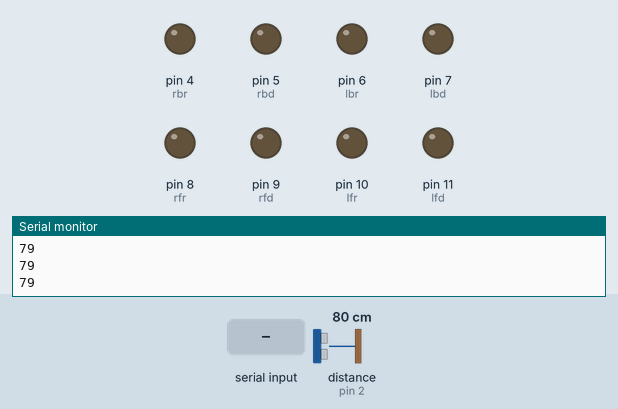
A sketch run on a simulated Arduino Uno, built with avr-gcc and run on an emulated ATmega328P. On the bench: output pins drawn as LEDs (lit = HIGH), the last lines printed to the serial monitor. Wiring (inferred from the names in the program): ultrasonic range finder: trigger pin 3; echo pin 2. Dashed ring = blinking. The test bench sets the inputs (shaded band); at power-on: distance to the obstacle (sensor on pin 2) 80 cm. The echo pulse lasts 58.3 µs per cm; random numbers use the default seed unless the sketch sets one; pins used as bus, display or sensor lines are not drawn.

Above: at 1.2 s.
1.3 s: distance to the obstacle (sensor on pin 2) set to 35 cm
2.8 s: distance to the obstacle (sensor on pin 2) set to 28 cm
At 5.0 s:
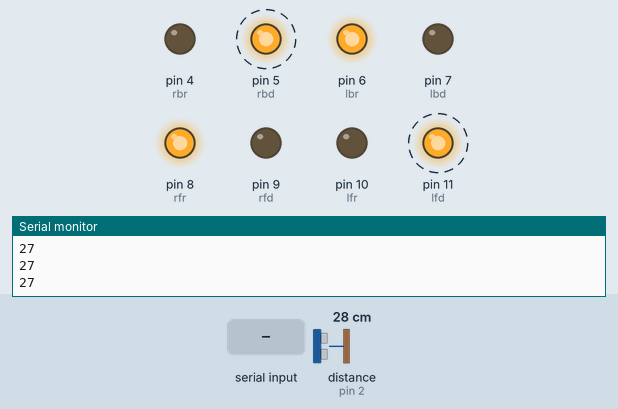
5.8 s: distance to the obstacle (sensor on pin 2) set to 60 cm
7.6 s: "1" received over the second serial link
At 8.0 s:
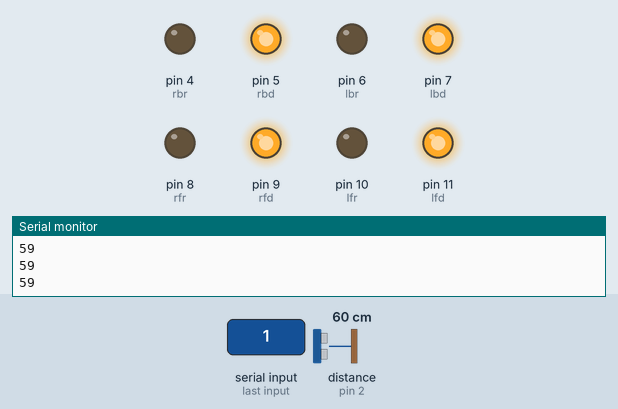
9.6 s: distance to the obstacle (sensor on pin 2) set to 2 cm
At 9.77 s:
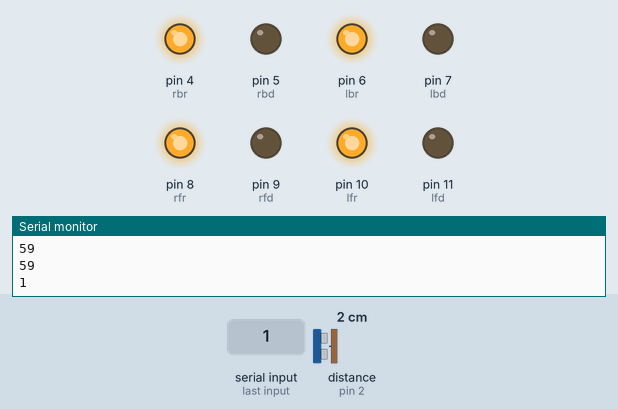
Timing chart, 0 to 13.6 s (numbered marks = the images above; inputs shaded):
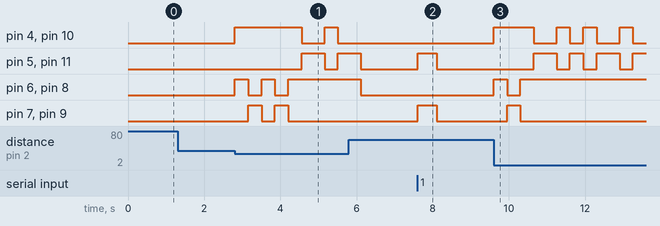

Measured:
- the behaviour switches between 32 and 31 cm on distance to the obstacle (sensor on pin 2) (found by bisection; images 0 and 1)
- after the input at 2.8 s, pin 4 (rbr): LOW → HIGH at once, → LOW 1.8 s later, → HIGH 0.60 s later, → LOW 0.35 s later; pin 5 (rbd): LOW → HIGH after 1.8 s, → LOW 0.60 s later, → HIGH 0.35 s later
- after the input at 7.6 s, pin 5 (rbd), pin 7 (lbd), pin 9 (rfd), pin 11 (lfd): LOW → HIGH at once, → LOW 0.50 s later
- after the input at 9.6 s, pin 4 (rbr): LOW → HIGH at once, → LOW 1.1 s later, → HIGH 0.60 s later, → LOW 0.35 s later, … (8 changes in this stretch); pin 5 (rbd): goes HIGH 0.60 s, LOW 0.35 s, HIGH 0.35 s, LOW 0.35 s, HIGH 0.60 s, LOW 0.35 s, then HIGH, starting after 1.1 s

The sketch:

car.ino
```cpp
#include <SoftwareSerial.h>
SoftwareSerial frankenstein(0,1);

#define rbr 4 //sağ arka geri
#define rbd 5 //sağ arka ileri
#define lbr 6 //sol arka geri
#define lbd 7 // sol arka ileri

#define rfr 8 //sağ ön geri
#define rfd 9 //sağ ön ileri
#define lfr 10 //sol ön geri
#define lfd 11 //sol ön ileri

#define echoPin 2
#define trigPin 3

long duration, distance;

int maximumRange = 40;
int minimumRange = 0;
int randomNumber = 0;

void setup()
{
  pinMode(trigPin, OUTPUT);
  pinMode(echoPin, INPUT);

  Serial.begin(9600);
  frankenstein.begin(9600);

  pinMode(rbr, OUTPUT);  //Tüm pinlerden güç çıkışı olacağı için OUTPUT olarak ayarladık.
  pinMode(rbd, OUTPUT);
  pinMode(lbr, OUTPUT);
  pinMode(lbd, OUTPUT);
  pinMode(rfr, OUTPUT);
  pinMode(rfd, OUTPUT);
  pinMode(lfr, OUTPUT);
  pinMode(lfd, OUTPUT);

}

void loop()
{
  digitalWrite(trigPin,LOW);
  delayMicroseconds(2);
  digitalWrite(trigPin,HIGH);
  delayMicroseconds(10);
  digitalWrite(trigPin,LOW);
  duration = pulseIn(echoPin, HIGH);
  distance = duration / 58.2;

  Serial.println(distance);

  if (distance <= 30 and distance>0)
  {
    geri();
    delay(350);
    randomNumber = random(3);
    if (randomNumber == 1)
    {
      sag();
      delay(350);
      dur();
    }
    else if (randomNumber == 2)
    {
      ters();
    }
    else
    {
      sol();
      delay(350);
      dur();
    }
    dur();
  }
  else
  {
    if (frankenstein.available())
    {
        char data = frankenstein.read();
        if(data=='1')
        {
          ileri();
          delay(500);
          dur();
          kontrol();
        }
        else if (data=='2')
        {
          geri();
          delay(500);
          dur();
        }
        else if (data=='3')
        {
          sol();
          delay(350);
          dur();
          kontrol();
        }
        else if (data=='4')
        {
          sag();
          delay(350);
          dur();
          kontrol();
        }
        else if (data=='5')
        {
          dur();
        }
        else if (data=='6')
        {
          ters();
        }
        else
        {
          dur();
        }
    }
  }
}


void kontrol()
{

  digitalWrite(trigPin,LOW);
  delayMicroseconds(2);
  digitalWrite(trigPin,HIGH);
  delayMicroseconds(10);
  digitalWrite(trigPin,LOW);
  duration = pulseIn(echoPin, HIGH);
  distance = duration / 58.2;

  Serial.println(distance);


  if (distance <= 30 and distance>0)
  {
    geri();
    delay(350);
    randomNumber = random(3);
    if (randomNumber == 1)
    {
      sag();
      delay(350);
      dur();
    }
    else if (randomNumber == 2)
    {
      ters();
    }
    else
    {
      sol();
      delay(350);
      dur();
    }
    dur();
  }
}


void ileri()
{
  // motor 1 arka sağ motor
  digitalWrite(rbr, LOW);
  digitalWrite(rbd,  HIGH);
  // motor 2 arka sol motor
  digitalWrite(lbr, LOW);
  digitalWrite(lbd,  HIGH);
  // motor 3 ön sağ motor
  digitalWrite(rfr, LOW);
  digitalWrite(rfd,  HIGH);
  // motor 4 ön sol motor
  digitalWrite(lfr, LOW);
  digitalWrite(lfd,  HIGH);
}

void geri()
{
  // motor 1 arka sağ motor
  digitalWrite(rbr, HIGH);
  digitalWrite(rbd,  LOW);
  // motor 2 arka sol motor
  digitalWrite(lbr, HIGH);
  digitalWrite(lbd,  LOW);
  // motor 3 ön sağ motor
  digitalWrite(rfr, HIGH);
  digitalWrite(rfd,  LOW);
  // motor 4 ön sol motor
  digitalWrite(lfr, HIGH);
  digitalWrite(lfd,  LOW);
}

void sag()
{
  // motor 1 arka sağ motor
  digitalWrite(rbr, HIGH);
  digitalWrite(rbd,  LOW);
  // motor 2 arka sol motor
  digitalWrite(lbr, LOW);
  digitalWrite(lbd,  HIGH);
  // motor 3 ön sağ motor
  digitalWrite(rfr, LOW);
  digitalWrite(rfd,  HIGH);
  // motor 4 ön sol motor
  digitalWrite(lfr, HIGH);
  digitalWrite(lfd,  LOW);
}

void sol()
{
  // motor 1 arka sağ motor
  digitalWrite(rbr, LOW);
  digitalWrite(rbd,  HIGH);
  // motor 2 arka sol motor
  digitalWrite(lbr, HIGH);
  digitalWrite(lbd,  LOW);
  // motor 3 ön sağ motor
  digitalWrite(rfr, HIGH);
  digitalWrite(rfd,  LOW);
  // motor 4 ön sol motor
  digitalWrite(lfr, LOW);
  digitalWrite(lfd,  HIGH);
}

void dur()
{
  // motor 1 arka sağ motor
  digitalWrite(rbr, LOW);
  digitalWrite(rbd,  LOW);
  // motor 2 arka sol motor
  digitalWrite(lbr, LOW);
  digitalWrite(lbd,  LOW);
  // motor 3 ön sağ motor
  digitalWrite(rfr, LOW);
  digitalWrite(rfd,  LOW);
  // motor 4 ön sol motor
  digitalWrite(lfr, LOW);
  digitalWrite(lfd,  LOW);
}

void ters()
{
  sol();
  delay(600);
  dur();
}
```
